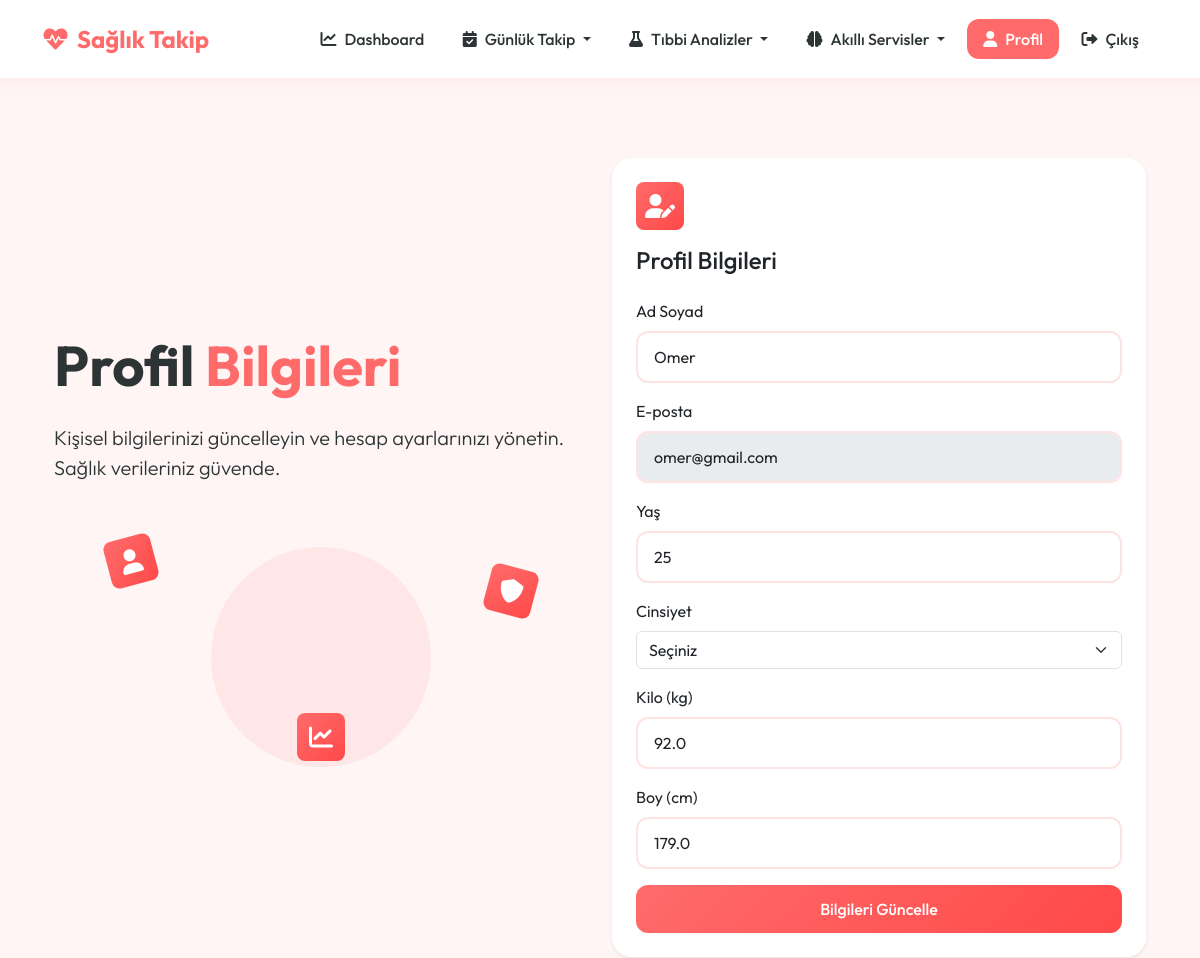
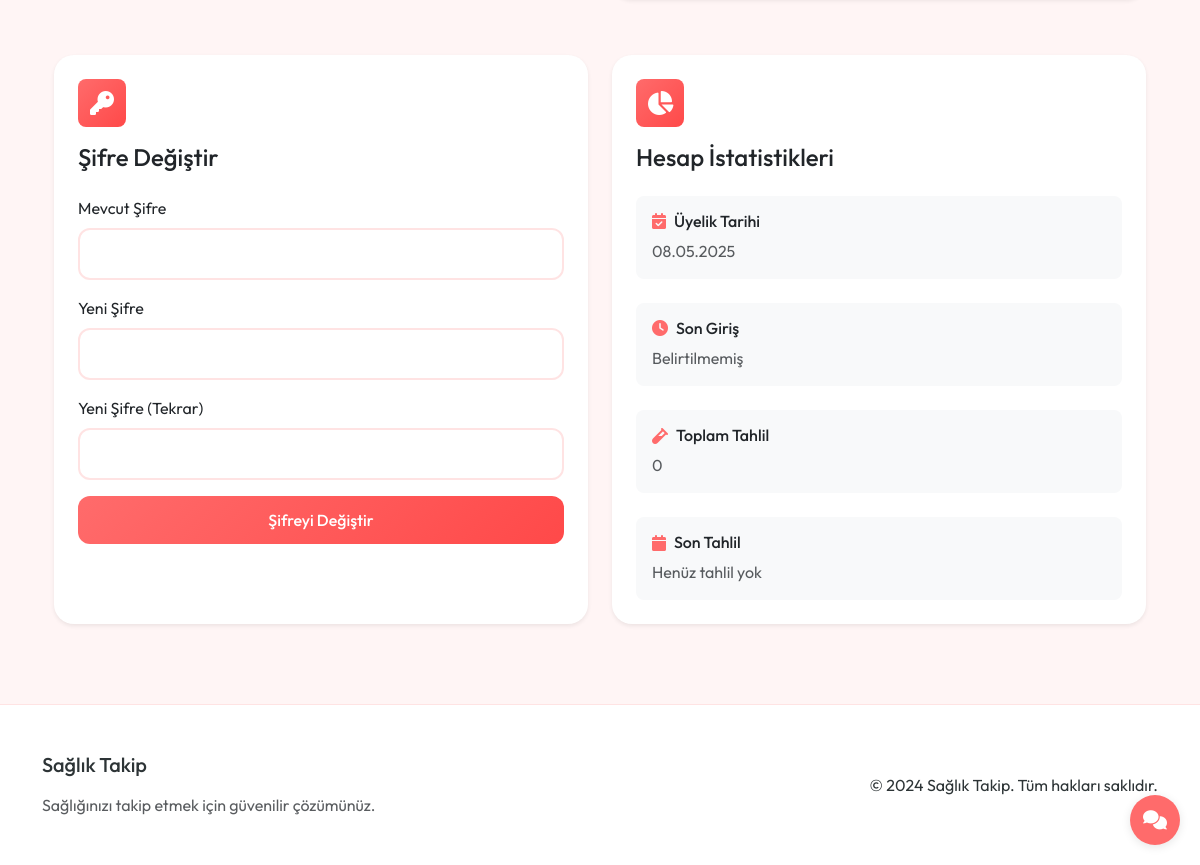
The app's page /profile (signed in) with its own data (2 pictures, top to bottom).
### app.py (models this page shows, shortened)
class User(UserMixin, db.Model):
    id = db.Column(db.Integer, primary_key=True)
    email = db.Column(db.String(120), unique=True, nullable=False)
    password_hash = db.Column(db.String(128))
    name = db.Column(db.String(100))
    age = db.Column(db.Integer)
    gender = db.Column(db.String(10))
    weight = db.Column(db.Float)
    height = db.Column(db.Float)
    activity_level = db.Column(db.String(20))  # Sedentary, Lightly Active, Moderately Active, Very Active, Extra Active
    goal = db.Column(db.String(20))  # Lose Weight, Maintain, Gain Weight
    last_login = db.Column(db.DateTime, nullable=True)
    created_at = db.Column(db.DateTime, default=datetime.utcnow)
    test_results = db.relationship('TestResult', backref='user', lazy=True)
    meals = db.relationship('Meal', backref='user', lazy=True)

### app.py (the view, shortened to what this page needs)
@app.route('/profile', methods=['GET', 'POST'])
@login_required
def profile():
    return render_template('profile/profile.html')

### app.py (called while the page is built)
@login_manager.user_loader
def load_user(user_id):
    return User.query.get(int(user_id))

### health_app/templates/profile/profile.html (shortened to what this page needs)
{% extends "base.html" %}
{% block content %}
<section class="py-5">
    <div class="container">
        <div class="row align-items-center justify-content-center">
            <div class="col-lg-6 mb-5 mb-lg-0">
                <h1 class="display-4 fw-bold mb-4 animate__animated animate__fadeInLeft">
                    Profil <span class="text-primary">Bilgileri</span>
                </h1>
                <p class="lead mb-4 animate__animated animate__fadeInLeft animate__delay-1s">
                    Kişisel bilgilerinizi güncelleyin ve hesap ayarlarınızı yönetin.
                    Sağlık verileriniz güvende.
                </p>
                <div class="position-relative d-none d-lg-block">
                    <div class="float-animation">
                        <div class="hero-illustration">
                            <div class="circle-bg bg-primary bg-opacity-10"></div>
                            <div class="feature-icon bg-primary bg-gradient text-white rounded-3 mb-3">
                                <i class="fas fa-user"></i>
                            </div>
                            <div class="feature-icon bg-primary bg-gradient text-white rounded-3 mb-3">
                                <i class="fas fa-shield-alt"></i>
                            </div>
                            <div class="feature-icon bg-primary bg-gradient text-white rounded-3 mb-3">
                                <i class="fas fa-chart-line"></i>
                            </div>
                        </div>
                    </div>
                </div>
            </div>
            <div class="col-lg-6">
                <div class="card border-0 shadow-sm h-100 mb-4">
                    <div class="card-body p-4">
                        <div class="feature-icon bg-primary bg-gradient text-white rounded-3 mb-3">
                            <i class="fas fa-user-edit"></i>
                        </div>
                        <h3 class="h4 mb-4">Profil Bilgileri</h3>
                        <form method="POST" action="{{ url_for('profile') }}">
                            <div class="mb-3">
                                <label for="name" class="form-label">Ad Soyad</label>
                                <input type="text" class="form-control" id="name" name="name" value="{{ current_user.name }}" required>
                            </div>
                            <div class="mb-3">
                                <label for="email" class="form-label">E-posta</label>
                                <input type="email" class="form-control" id="email" value="{{ current_user.email }}" disabled>
                            </div>
                            <div class="mb-3">
                                <label for="age" class="form-label">Yaş</label>
                                <input type="number" class="form-control" id="age" name="age" value="{{ current_user.age }}" min="0" max="120">
                            </div>
                            <div class="mb-3">
                                <label for="gender" class="form-label">Cinsiyet</label>
                                <select class="form-select" id="gender" name="gender">
                                    <option value="">Seçiniz</option>
                                </select>
                            </div>
                            <div class="mb-3">
                                <label for="weight" class="form-label">Kilo (kg)</label>
                                <input type="number" class="form-control" id="weight" name="weight" value="{{ current_user.weight }}" step="0.1" min="0">
                            </div>
                            <div class="mb-3">
                                <label for="height" class="form-label">Boy (cm)</label>
                                <input type="number" class="form-control" id="height" name="height" value="{{ current_user.height }}" min="0">
                            </div>
                            <div class="d-grid">
                                <button type="submit" class="btn btn-primary">Bilgileri Güncelle</button>
                            </div>
                        </form>
                    </div>
                </div>
            </div>
        </div>
        <div class="row g-4 mt-2">
            <div class="col-md-6">
                <div class="card border-0 shadow-sm h-100 mb-4">
                    <div class="card-body p-4">
                        <div class="feature-icon bg-primary bg-gradient text-white rounded-3 mb-3">
                            <i class="fas fa-key"></i>
                        </div>
                        <h3 class="h4 mb-4">Şifre Değiştir</h3>
                        <form method="POST" action="{{ url_for('change_password') }}">
                            <div class="mb-3">
                                <label for="current_password" class="form-label">Mevcut Şifre</label>
                                <input type="password" class="form-control" id="current_password" name="current_password" required>
                            </div>
                            <div class="mb-3">
                                <label for="new_password" class="form-label">Yeni Şifre</label>
                                <input type="password" class="form-control" id="new_password" name="new_password" required>
                            </div>
                            <div class="mb-3">
                                <label for="confirm_password" class="form-label">Yeni Şifre (Tekrar)</label>
                                <input type="password" class="form-control" id="confirm_password" name="confirm_password" required>
                            </div>
                            <div class="d-grid">
                                <button type="submit" class="btn btn-primary">Şifreyi Değiştir</button>
                            </div>
                        </form>
                    </div>
                </div>
            </div>
            <div class="col-md-6">
                <div class="card border-0 shadow-sm h-100">
                    <div class="card-body p-4">
                        <div class="feature-icon bg-primary bg-gradient text-white rounded-3 mb-3">
                            <i class="fas fa-chart-pie"></i>
                        </div>
                        <h3 class="h4 mb-4">Hesap İstatistikleri</h3>
                        <div class="stats-item mb-4">
                            <div class="d-flex align-items-center mb-2">
                                <i class="fas fa-calendar-check text-primary me-2"></i>
                                <h6 class="mb-0">Üyelik Tarihi</h6>
                            </div>
                            <p class="text-muted mb-0">{{ current_user.created_at.strftime('%d.%m.%Y') if current_user.created_at else 'Belirtilmemiş' }}</p>
                        </div>
                        <div class="stats-item mb-4">
                            <div class="d-flex align-items-center mb-2">
                                <i class="fas fa-clock text-primary me-2"></i>
                                <h6 class="mb-0">Son Giriş</h6>
                            </div>
                            <p class="text-muted mb-0">{{ current_user.last_login.strftime('%d.%m.%Y %H:%M') if current_user.last_login else 'Belirtilmemiş' }}</p>
                        </div>
                        <div class="stats-item mb-4">
                            <div class="d-flex align-items-center mb-2">
                                <i class="fas fa-vial text-primary me-2"></i>
                                <h6 class="mb-0">Toplam Tahlil</h6>
                            </div>
                            <p class="text-muted mb-0">{{ current_user.test_results|length }}</p>
                        </div>
                        <div class="stats-item">
                            <div class="d-flex align-items-center mb-2">
                                <i class="fas fa-calendar text-primary me-2"></i>
                                <h6 class="mb-0">Son Tahlil</h6>
                            </div>
                            <p class="text-muted mb-0">{{ current_user.test_results[-1].date.strftime('%d.%m.%Y') if current_user.test_results else 'Henüz tahlil yok' }}</p>
                        </div>
                    </div>
                </div>
            </div>
        </div>
    </div>
</section>
{% endblock %}

### health_app/templates/base.html (style rules this page uses)
:root { --primary-color: #FF6B6B !important; --primary-light: #FFE3E3 !important; --primary-dark: #FF4949 !important; --secondary-color: #4ECDC4 !important; --accent-color: #FF8B8B !important; --background-color: #FFF5F5 !important; --text-color: #2D3436 !important; --card-bg: #FFFFFF !important; --border-color: #FFE3E3 !important; }
body { font-family: 'Outfit', sans-serif !important; background-color: var(--background-color) !important; color: var(--text-color) !important; min-height: 100vh; display: flex; flex-direction: column; }
.card { background: var(--card-bg); border: 1px solid var(--border-color); border-radius: 20px; box-shadow: 0 4px 20px rgba(255, 107, 107, 0.05); transition: all 0.3s cubic-bezier(0.4, 0, 0.2, 1); overflow: hidden; }
.btn { padding: 0.75rem 1.5rem; font-weight: 500; border-radius: 12px; transition: all 0.3s cubic-bezier(0.4, 0, 0.2, 1); position: relative; overflow: hidden; }
.btn::after { content: ''; position: absolute; top: 50%; left: 50%; width: 0; height: 0; background: rgba(255, 255, 255, 0.2); border-radius: 50%; transform: translate(-50%, -50%); transition: width 0.6s ease, height 0.6s ease; }
.btn-primary { background: linear-gradient(135deg, var(--primary-color), var(--primary-dark)) !important; border: none !important; }
.text-primary { color: var(--primary-color) !important; }
.bg-primary { background-color: var(--primary-color) !important; }
.bg-primary.bg-gradient { background: linear-gradient(135deg, var(--primary-color), var(--primary-dark)) !important; }
.bg-primary.bg-opacity-10 { background-color: rgba(255, 107, 107, 0.1) !important; }
.form-control { border: 2px solid var(--border-color); border-radius: 12px; padding: 0.75rem 1rem; font-size: 1rem; transition: all 0.3s ease; }
.float-animation { animation: float 3s ease-in-out infinite; }
.feature-icon { width: 48px; height: 48px; display: flex; align-items: center; justify-content: center; font-size: 1.5rem; background: linear-gradient(135deg, var(--primary-color), var(--primary-dark)); color: white; border-radius: 12px; transition: all 0.3s ease; }

### health_app/templates/profile/profile.html (style rules this page uses)
.feature-icon { width: 48px; height: 48px; display: flex; align-items: center; justify-content: center; font-size: 1.5rem; }
.hero-illustration { position: relative; height: 300px; display: flex; align-items: center; justify-content: center; }
.circle-bg { position: absolute; width: 220px; height: 220px; border-radius: 50%; z-index: 0; }
.hero-illustration .feature-icon { position: absolute; z-index: 1; }
.hero-illustration .feature-icon:nth-child(2) { top: 10%; left: 10%; transform: rotate(-15deg); }
.hero-illustration .feature-icon:nth-child(3) { top: 20%; right: 10%; transform: rotate(15deg); }
.hero-illustration .feature-icon:nth-child(4) { bottom: 10%; left: 50%; transform: translateX(-50%) rotate(0deg); }
.stats-item { padding: 1rem; border-radius: 0.5rem; background-color: var(--bs-light); }

### records on screen
User: name "Omer", email "omer@gmail.com", age "25", weight "92.0", height "179.0", created_at "08.05.2025", last_login "Belirtilmemiş"

### other values on screen
{{ current_user.test_results|length }} "0"
